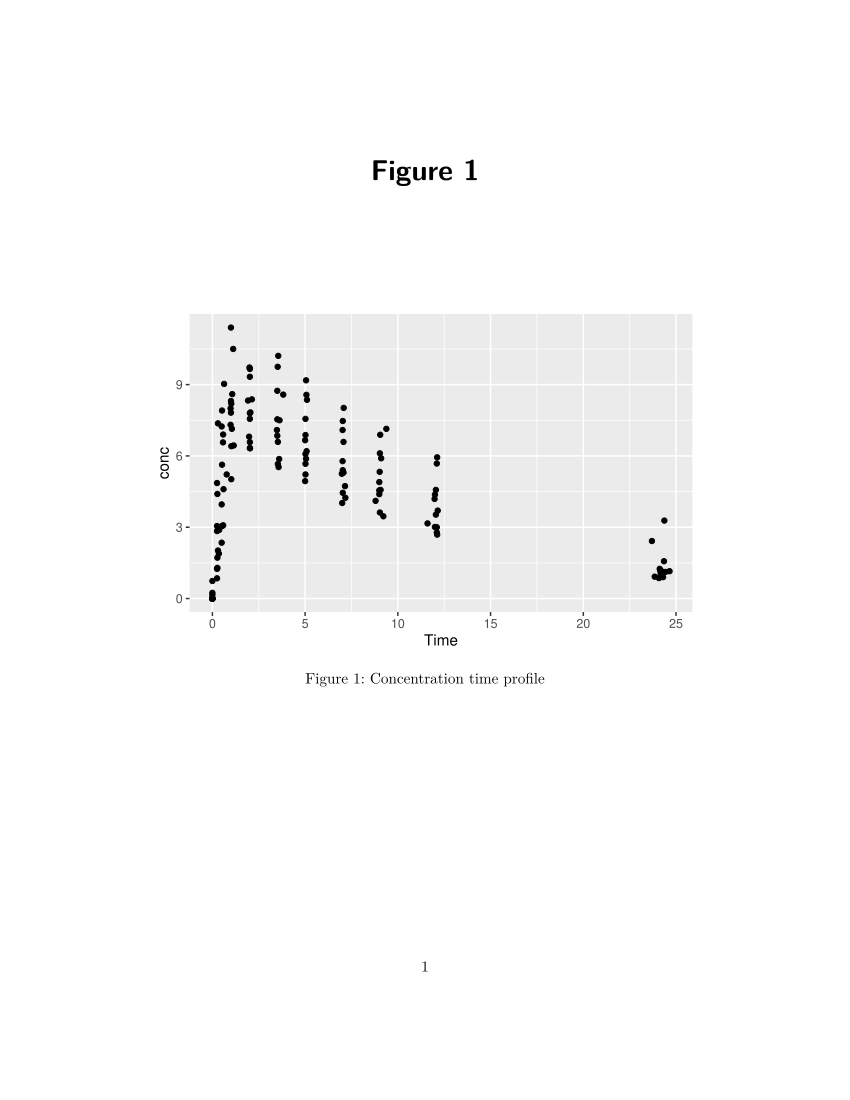

This chart was generated by the following R code:
#'---
#' title: Figure 1
#' format: pdf 
#'---

#| echo: false 
#| label: fig-one 
#| fig-cap: Concentration time profile 

library(ggplot2)

ggplot(Theoph, aes(Time, conc)) + 
  geom_point()
